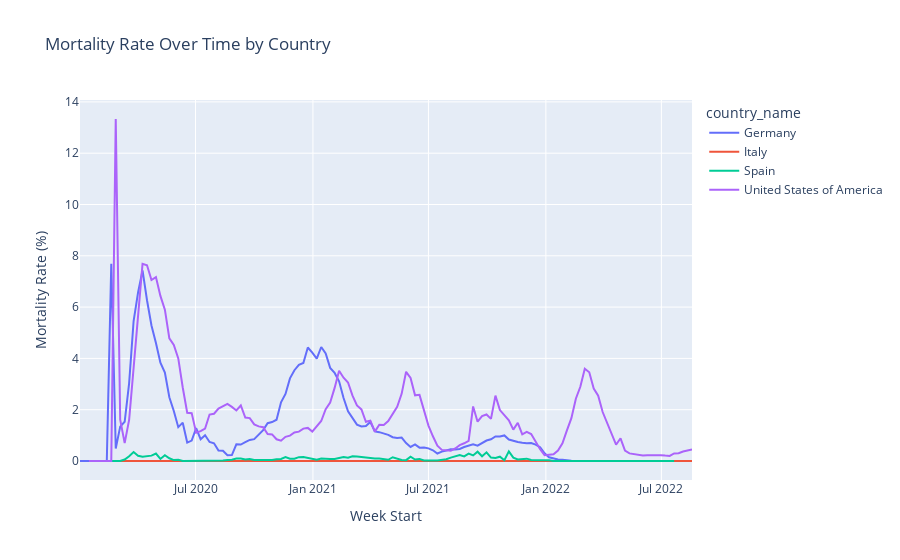

The notebook cell this image was saved under:
### Markdown cell above
#### Weekly Trends of New Confirmed Cases by Country
- **Insight**: The United States displays the highest number of weekly confirmed cases over the observed period, with sharp spikes, particularly in early 2022. Germany, Spain, and Italy exhibit much lower trends, with Italy having the least data points due to incomplete records.The Spain comparison here makes limited sense as the population size is not reflected correctly, additionally, Germany stops in Q1 2022, indicating a lack of tracking afterwards. 
- **Observation**: Nonetheless, the consistent wave pattern is evident for most countries, which aligns with periodic surges during various COVID-19 waves.

### Code cell
# Line chart for weekly mortality rates
fig2 = px.line(
    df,
    x='week_start',
    y='mortality_rate',
    color='country_name',
    title="Mortality Rate Over Time by Country",
    labels={'week_start': 'Week Start', 'mortality_rate': 'Mortality Rate (%)'}
)
fig2.show()
